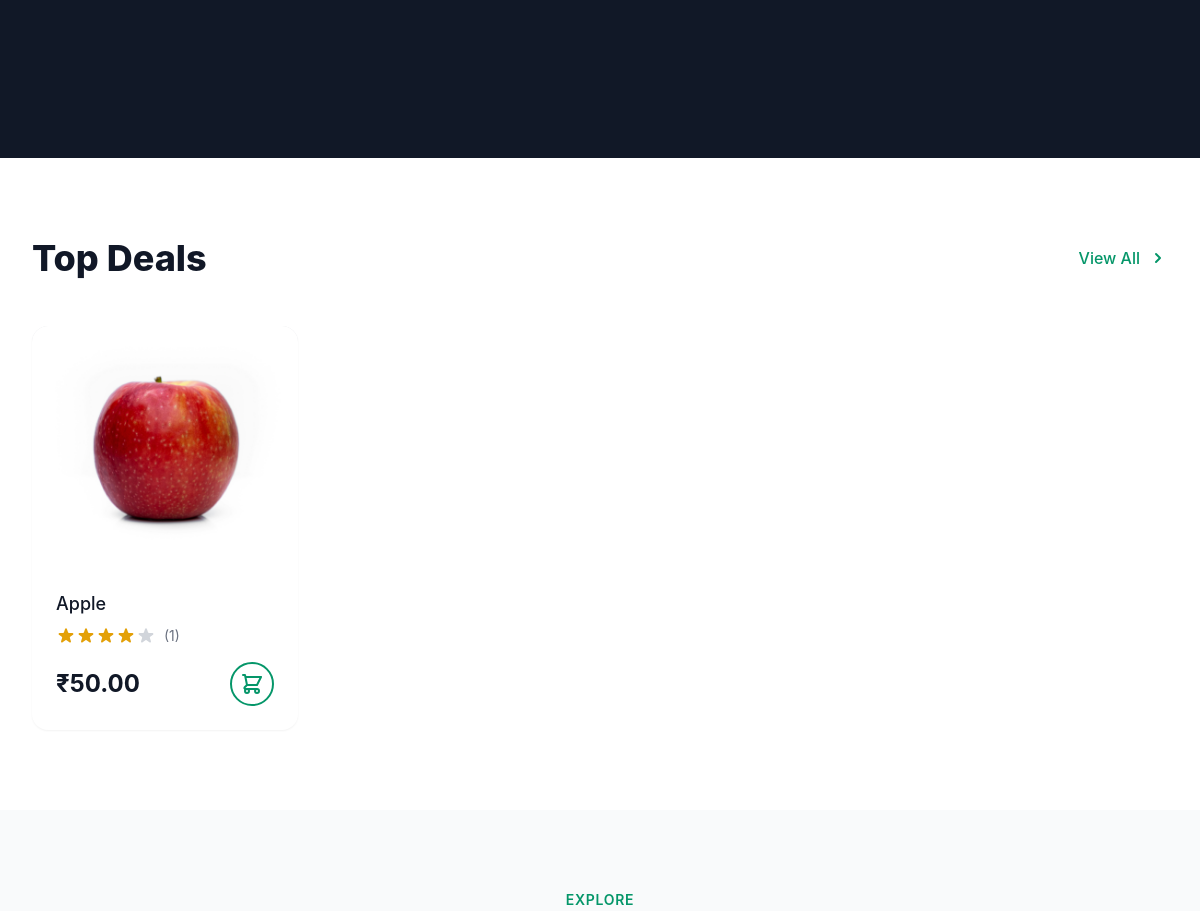
Before: / (middle part) with the older database file.
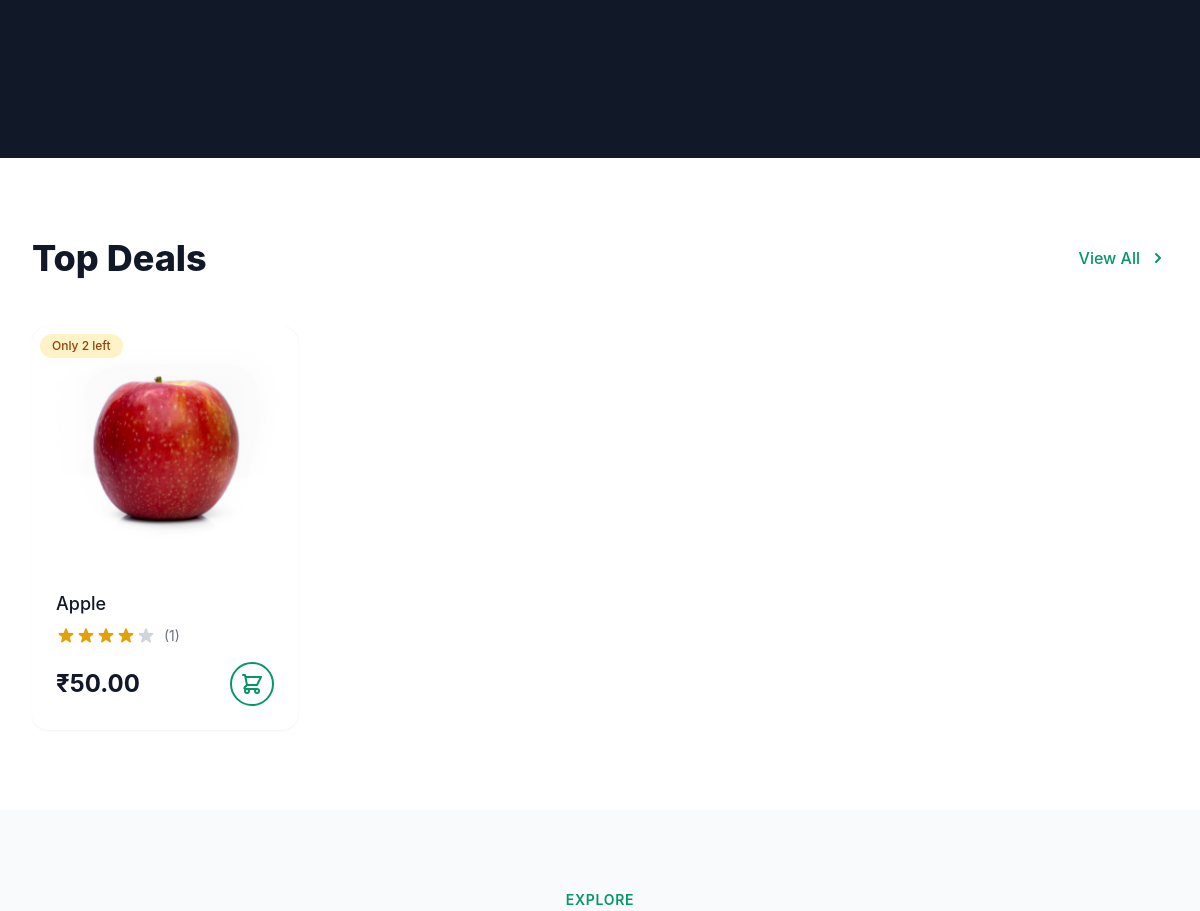
After: the same page with the newer database file.
### app.py (models this page shows, shortened)
class Product(db.Model):
    __tablename__ = 'products'
    id = Column(Integer, primary_key=True)
    name = Column(String(200), nullable=False)
    price = Column(Float, nullable=False)
    description = Column(Text, nullable=True)
    image_url = Column(String(255), nullable=True)
    stock = Column(Integer, default=0)
    created_at = Column(DateTime, default=datetime.utcnow)
    sub_category_id = Column(Integer, ForeignKey('subcategories.id'), nullable=False)
    seller_id = Column(Integer, ForeignKey('users.id'), nullable=True)
    subcategory = relationship('SubCategory', back_populates='products')
    seller = relationship('User', backref=backref('seller_products', lazy=True))
    ratings = relationship('Rating', back_populates='product', cascade="all, delete-orphan")
    @property
    def avg_rating(self):
        if not self.ratings:
            return 0
        return sum(r.rating for r in self.ratings) / len(self.ratings)
    @property
    def total_ratings(self):
        return len(self.ratings)

### app.py (the view)
@app.route('/')
def home():
    categories = Category.query.all()
    featured_products = Product.query.order_by(Product.created_at.desc()).limit(8).all()
    top_deals = Product.query.join(Rating).group_by(Product.id).order_by(
        func.avg(Rating.rating).desc()
    ).limit(4).all()
    user_wishlist_product_ids = []
    user_wishlist_items = {}
    if current_user.is_authenticated:
        wishlist_items = WishlistItem.query.filter_by(user_id=current_user.id).all()
        user_wishlist_product_ids = [item.product_id for item in wishlist_items]
        user_wishlist_items = {item.product_id: item.id for item in wishlist_items}
    return render_template('pages/home.html',
                          categories=categories,
                          featured_products=featured_products,
                          top_deals=top_deals,
                          user_wishlist_product_ids=user_wishlist_product_ids,
                          user_wishlist_items=user_wishlist_items)

### app.py (called while the page is built)
@app.context_processor
def inject_cart():
    if current_user.is_authenticated:
        cart = Cart.query.filter_by(user_id=current_user.id).first()
        return {'user_cart': cart}
    return {'user_cart': None}

### templates/pages/home.html (shortened to what the changed rows need)
{% extends "base.html" %}
{% block content %}
<div class="bg-white">
    <div class="max-w-7xl mx-auto px-4 sm:px-6 lg:px-8 py-20">
        <div class="flex items-center justify-between mb-12">
            <div>
                <h2 class="text-3xl md:text-4xl font-extrabold text-gray-900 flex items-center">
                    Top Deals
                </h2>
            </div>
        </div>
        <div class="grid grid-cols-1 gap-y-10 gap-x-6 sm:grid-cols-2 lg:grid-cols-4">
            {% for product in top_deals %}
            <div class="group relative bg-white rounded-2xl shadow-sm overflow-hidden transition-all duration-300 hover:shadow-xl transform hover:-translate-y-1">
                <div class="relative w-full h-60 bg-gray-200 aspect-w-1 aspect-h-1 overflow-hidden">
                    {% if product.image_url %}
                    <img src="{{ url_for('static', filename=product.image_url) }}" alt="{{ product.name }}"
                        class="w-full h-full object-center object-cover transform group-hover:scale-110 transition-transform duration-500">
                    {% endif %}
                    {% if product.stock <= 5 and product.stock > 0 %}
                    <span class="absolute top-2 left-2 inline-flex items-center px-3 py-1 rounded-full text-xs font-medium bg-amber-100 text-amber-800">
                        Only {{ product.stock }} left
                    </span>
                    {% endif %}
                </div>
                <div class="p-6">
                    <h3 class="text-lg font-medium text-gray-900 group-hover:text-emerald-600 transition-colors duration-300">
                        <a href="{{ url_for('product_details', id=product.id) }}">
                            {{ product.name }}
                        </a>
                    </h3>
                    <div class="mt-2 flex items-center">
                        <div class="flex items-center">
                        </div>
                        <p class="ml-2 text-sm text-gray-500">({{ product.total_ratings }})</p>
                    </div>
                    <div class="mt-4 flex justify-between items-center">
                        <div class="flex items-center space-x-2">
                            <p class="text-2xl font-bold text-gray-900">₹{{ "%.2f"|format(product.price) }}</p>
                        </div>
                        <div class="flex space-x-2">
                            <form action="{{ url_for('add_to_cart', product_id=product.id) }}" method="POST" class="inline">
                                <button type="submit" class="p-2 {% if product.stock <= 0 %}text-gray-400 cursor-not-allowed{% else %}text-emerald-600 hover:text-white hover:bg-emerald-600{% endif %} rounded-full border-2 border-emerald-600 transition-colors duration-300" {% if product.stock <= 0 %}disabled{% endif %}>
                                    <svg class="w-6 h-6" fill="none" stroke="currentColor" viewBox="0 0 24 24">
                                        <path stroke-linecap="round" stroke-linejoin="round" stroke-width="2" d="M3 3h2l.4 2M7 13h10l4-8H5.4M7 13L5.4 5M7 13l-2.293 2.293c-.63.63-.184 1.707.707 1.707H17m0 0a2 2 0 100 4 2 2 0 000-4zm-8 2a2 2 0 11-4 0 2 2 0 014 0z"></path>
                                    </svg>
                                </button>
                            </form>
                        </div>
                    </div>
                </div>
            </div>
            {% endfor %}
        </div>
    </div>
</div>
{% endblock %}

Changed rows visible on the page:
changed Product "Apple": stock (not shown) → "2"
